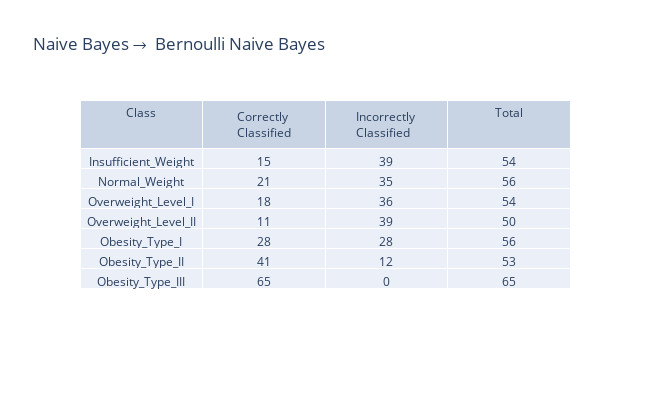

The code cell stored with this chart in its notebook:
### Markdown cell above
#### Bernoulli

### Code cell
clf = BernoulliNB()
clf.fit(xTrain, yTrain)
yPred = clf.predict(xTest)

cv_score = np.array(cross_val_score(clf, xTrain,yTrain, cv=10)).mean()
cf_matrix = confusion_matrix(yTest,yPred)
metrics = precision_recall_fscore_support(yTest,yPred,average="weighted")
precision,recall,f1=metrics[0],metrics[1],metrics[2]
accuracy = accuracy_score(yTest,yPred)
print(f"Cross Validation Score: {cv_score}\nPrecision Score: {precision}\nRecall Score: {recall}\nF1 score: {f1}\nAccuracy: {accuracy}")

sns.heatmap(pd.DataFrame(cf_matrix, labels, labels), annot=True, annot_kws={"size": 14},cmap = 'coolwarm') # font size
plt.title("Confusion Matrix (Bernoulli Naive Bayes)",loc='left', fontweight='bold',  style='italic')
plt.savefig('Graphs/Confusion Matrix (Bernoulli Naive Bayes).png', bbox_inches='tight')
plt.show()
interpret_confusion_matrix(confusion_matrix(yTest,yPred), "Naive Bayes →  Bernoulli Naive Bayes", labels)

### Figure 1 — Plotly figure (JSON) as saved in the notebook; plotly's stock layout.template omitted (floating-point values rounded to 4 significant figures)
{"data": [{"cells": {"values": [["Insufficient_Weight", "Normal_Weight", "Overweight_Level_I", "Overweight_Level_II", "Obesity_Type_I", "Obesity_Type_II", "Obesity_Type_III"], [15, 21, 18, 11, 28, 41, 65], [39, 35, 36, 39, 28, 12, 0], [54, 56, 54, 50, 56, 53, 65]]}, "columnwidth": 5, "header": {"values": ["Class", "Correctly Classified", "Incorrectly Classified", "Total"]}, "type": "table"}], "layout": {"height": 400, "title": {"text": "Naive Bayes →  Bernoulli Naive Bayes"}, "width": 650}}
